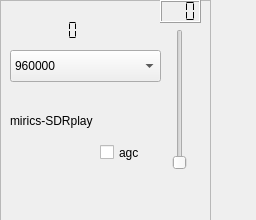
<?xml version="1.0" encoding="UTF-8"?>
<ui version="4.0">
 <class>sdrplayWidget</class>
 <widget class="QWidget" name="sdrplayWidget">
  <property name="geometry">
   <rect>
    <x>0</x>
    <y>0</y>
    <width>256</width>
    <height>220</height>
   </rect>
  </property>
  <property name="windowTitle">
   <string>SDRplay control</string>
  </property>
  <widget class="QFrame" name="frame">
   <property name="geometry">
    <rect>
     <x>0</x>
     <y>0</y>
     <width>211</width>
     <height>221</height>
    </rect>
   </property>
   <property name="frameShape">
    <enum>QFrame::StyledPanel</enum>
   </property>
   <property name="frameShadow">
    <enum>QFrame::Raised</enum>
   </property>
   <widget class="QLabel" name="label">
    <property name="geometry">
     <rect>
      <x>10</x>
      <y>110</y>
      <width>101</width>
      <height>21</height>
     </rect>
    </property>
    <property name="text">
     <string>mirics-SDRplay</string>
    </property>
   </widget>
   <widget class="QLabel" name="statusLabel">
    <property name="geometry">
     <rect>
      <x>16</x>
      <y>180</y>
      <width>121</width>
      <height>21</height>
     </rect>
    </property>
    <property name="text">
     <string/>
    </property>
   </widget>
   <widget class="QLCDNumber" name="api_version">
    <property name="geometry">
     <rect>
      <x>10</x>
      <y>20</y>
      <width>91</width>
      <height>21</height>
     </rect>
    </property>
    <property name="lineWidth">
     <number>0</number>
    </property>
    <property name="segmentStyle">
     <enum>QLCDNumber::Flat</enum>
    </property>
   </widget>
   <widget class="QSlider" name="gainSlider">
    <property name="geometry">
     <rect>
      <x>170</x>
      <y>29</y>
      <width>20</width>
      <height>141</height>
     </rect>
    </property>
    <property name="orientation">
     <enum>Qt::Vertical</enum>
    </property>
   </widget>
   <widget class="QLCDNumber" name="gainDisplay">
    <property name="geometry">
     <rect>
      <x>160</x>
      <y>0</y>
      <width>41</width>
      <height>23</height>
     </rect>
    </property>
    <property name="digitCount">
     <number>3</number>
    </property>
    <property name="segmentStyle">
     <enum>QLCDNumber::Flat</enum>
    </property>
   </widget>
   <widget class="QCheckBox" name="agcControl">
    <property name="geometry">
     <rect>
      <x>100</x>
      <y>140</y>
      <width>51</width>
      <height>25</height>
     </rect>
    </property>
    <property name="text">
     <string>agc</string>
    </property>
   </widget>
   <widget class="QComboBox" name="rateSelector">
    <property name="geometry">
     <rect>
      <x>10</x>
      <y>50</y>
      <width>151</width>
      <height>32</height>
     </rect>
    </property>
    <item>
     <property name="text">
      <string>960000</string>
     </property>
    </item>
    <item>
     <property name="text">
      <string>1920000</string>
     </property>
    </item>
    <item>
     <property name="text">
      <string>2500000</string>
     </property>
    </item>
    <item>
     <property name="text">
      <string>3000000</string>
     </property>
    </item>
    <item>
     <property name="text">
      <string>5000000</string>
     </property>
    </item>
    <item>
     <property name="text">
      <string>8000000</string>
     </property>
    </item>
   </widget>
  </widget>
 </widget>
 <resources/>
 <connections/>
</ui>
